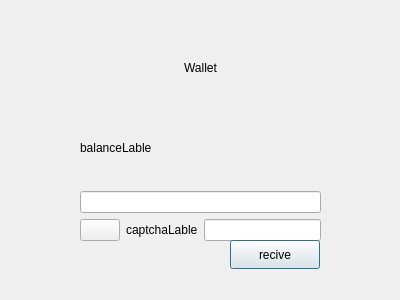
<?xml version="1.0" encoding="UTF-8"?>
<ui version="4.0">
 <class>WalletDialog</class>
 <widget class="QDialog" name="WalletDialog">
  <property name="geometry">
   <rect>
    <x>0</x>
    <y>0</y>
    <width>400</width>
    <height>300</height>
   </rect>
  </property>
  <property name="windowTitle">
   <string>Dialog</string>
  </property>
  <widget class="QWidget" name="verticalLayoutWidget">
   <property name="geometry">
    <rect>
     <x>80</x>
     <y>30</y>
     <width>241</width>
     <height>211</height>
    </rect>
   </property>
   <layout class="QVBoxLayout" name="verticalLayout">
    <item>
     <widget class="QLabel" name="label">
      <property name="text">
       <string>Wallet</string>
      </property>
      <property name="alignment">
       <set>Qt::AlignmentFlag::AlignCenter</set>
      </property>
     </widget>
    </item>
    <item>
     <widget class="QLabel" name="balanceLable">
      <property name="text">
       <string>balanceLable</string>
      </property>
     </widget>
    </item>
    <item>
     <widget class="QLineEdit" name="amountEdit">
      <property name="text">
       <string/>
      </property>
     </widget>
    </item>
    <item>
     <layout class="QHBoxLayout" name="horizontalLayout">
      <item>
       <widget class="QPushButton" name="refreshCaptcha">
        <property name="focusPolicy">
         <enum>Qt::FocusPolicy::NoFocus</enum>
        </property>
        <property name="text">
         <string/>
        </property>
        <property name="icon">
         <iconset theme="QIcon::ThemeIcon::DocumentRevert"/>
        </property>
       </widget>
      </item>
      <item>
       <widget class="QLabel" name="captchaLable">
        <property name="text">
         <string>captchaLable</string>
        </property>
       </widget>
      </item>
      <item>
       <widget class="QLineEdit" name="captchaEdit"/>
      </item>
     </layout>
    </item>
   </layout>
  </widget>
  <widget class="QPushButton" name="reciveButton">
   <property name="geometry">
    <rect>
     <x>230</x>
     <y>240</y>
     <width>90</width>
     <height>29</height>
    </rect>
   </property>
   <property name="text">
    <string>recive</string>
   </property>
  </widget>
 </widget>
 <resources/>
 <connections/>
</ui>
